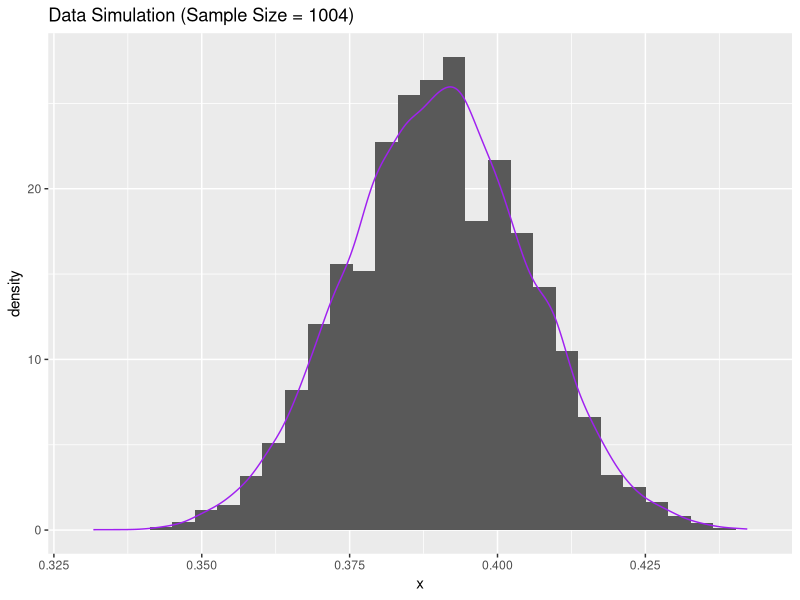
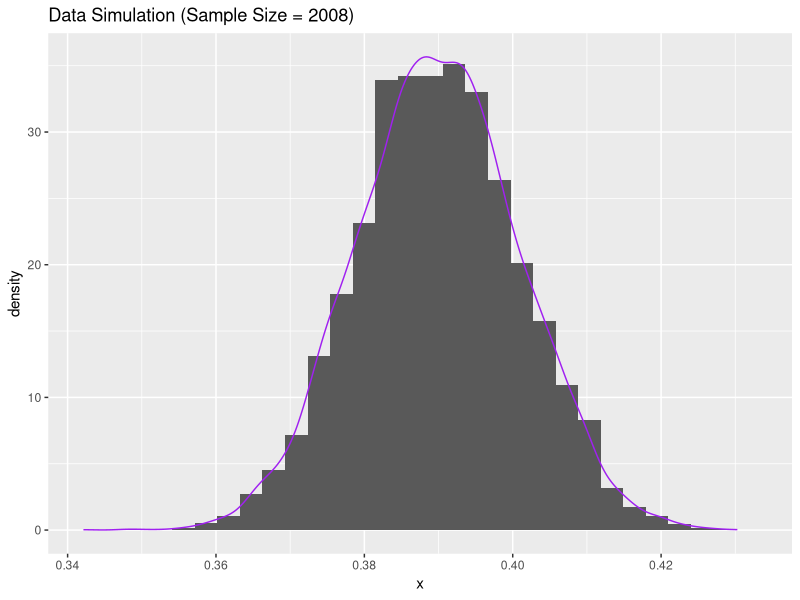
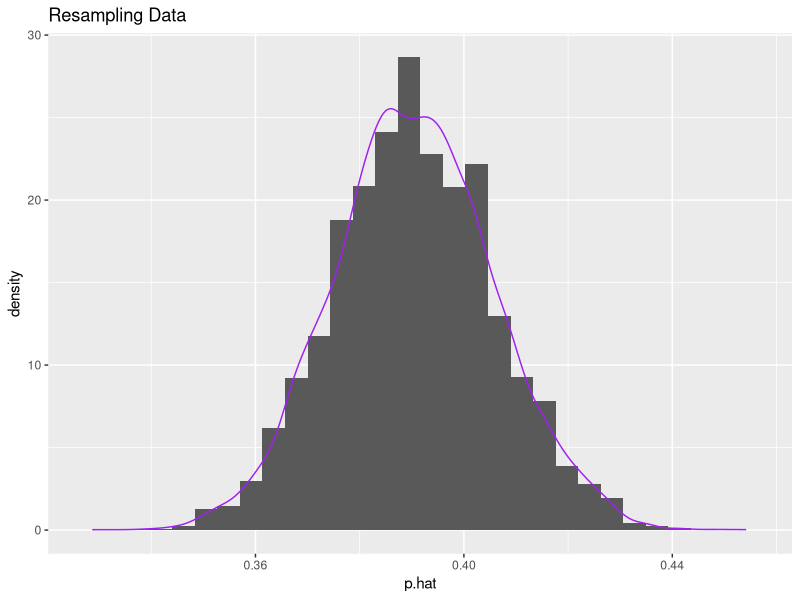

Write the R code that produced these figures, in order.
####################################################################################################
# Lab 10

library(tidyverse)
####################################################################################################
# Task 1: Basic Simulation

# Use rbinom() to generate data
data_simulation_1 <- tibble(x=rbinom(10000, size = 1004, prob = 0.39)) /1004

# Plot a histogram of the data
ggplot(data = data_simulation_1, aes(x = x)) +
  geom_histogram(
    aes(y = ..density..),  
  ) +
  geom_density(
    color = "purple"
  ) +
  ggtitle("Data Simulation (Sample Size = 1004)")

# Shape is unimodal and centered around x=0.39 
# mean(data_simulation_1$x)


# What is the range of the middle 95%?

lower_bound <- quantile(data_simulation_1$x, 0.025) 
upper_bound <- quantile(data_simulation_1$x, 0.975) 
middle_range <- upper_bound - lower_bound

# Range of middle 95% is ~0.06

margin_of_error = middle_range/2

# Margin of error is ~0.03

# This margin of error of ~3% is better than Gallup's margin of error of 4%


###########################################################

# Task 1 Part 2: Repeat Simulation for Double Sample Size 

data_simulation_2 <- tibble(x=rbinom(10000, size = 1004*2, prob = 0.39)) /(1004*2)

# Plot a histogram of the data
ggplot(data = data_simulation_2, aes(x = x)) +
  geom_histogram(
    aes(y = ..density..),  
  ) +
  geom_density(
    color = "purple"
  ) + 
  ggtitle("Data Simulation (Sample Size = 2008)")

# What do we notice about the shape?
# Shape is unimodal and centered around x=0.39 
# mean(data_simulation_2$x)


# What is the range of the middle 95%?

lower_bound_2 <- quantile(data_simulation_2$x, 0.025) 
upper_bound_2 <- quantile(data_simulation_2$x, 0.975) 
middle_range_2 <- upper_bound_2 - lower_bound_2

# Range is ~0.06

margin_of_error_2 = middle_range_2/2

# Margin of error is ~2%

# This margin of error of ~2% is about equal to Gallup's margin of error of 2%



####################################################################################################
# Task 2: Resampling

# Create a df containing data from Gallup Survey

gallup_data <- tibble(
  response = c(rep(1, 392), rep(2, 592), rep(0, 20))
)

# Perform Resampling
R = 10000
resamples <- tibble(p.hat = numeric(R))

for( i in 1:R){
  # Take a resample
  resample <- sample(x = gallup_data$response,
                     size = 1004,
                     replace = T) 
  resamples$p.hat[i] <- mean(resample==1)
}

# Plot a histogram of the resampling data
ggplot(data = resamples, aes(x = p.hat)) +
  geom_histogram(
    aes(y = ..density..),  
  ) +
  geom_density(
    color = "purple"
  ) + 
  ggtitle("Resampling Data")

# What do we notice about the shape?
# Shape is unimodal and centered around x=0.39

# What is the range of the middle 95%?
lower_boundR <- quantile(resamples$p.hat, 0.025) 
upper_boundR <- quantile(resamples$p.hat, 0.975) 
middle_rangeR <- upper_boundR - lower_boundR
# Range of middle 95% is ~0.06

# What is the margin of error?
margin_of_error_R = middle_rangeR/2
# Margin of error is ~3%
margin_of_error
margin_of_error_2
margin_of_error_R
